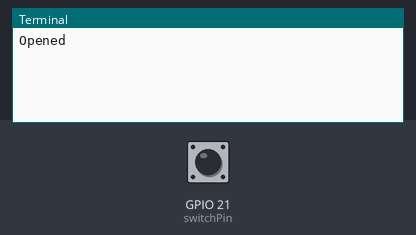
Bench run of a program on a simulated Raspberry Pi (BCM pin numbers). Parts: the last lines printed to the terminal. Inputs (shaded band) come from the test bench; at power-on: GPIO 21 (switchPin) HIGH.

Above: at 1.2 s.
1.3 s: GPIO 21 (switchPin) pulled LOW for 0.15 s
At 1.46 s:
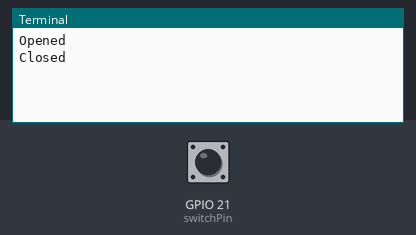
At 2.1 s:
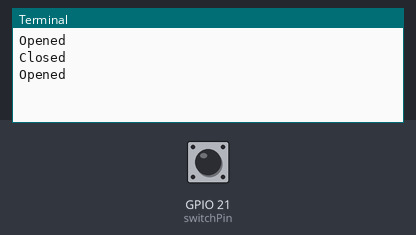

Measured:
- after the input at 1.3 s, the terminal: prints a new line at once (image 1)

The program:

main.py
```python
import RPi.GPIO as GPIO
import time

# Define pin
switchPin = 21

# Pin Setup
GPIO.setmode(GPIO.BCM)
GPIO.setup(switchPin, GPIO.IN, pull_up_down=GPIO.PUD_UP)

# Pin State Setup
prevState = 'Unknown'
state = 'Unknown'

try:
    while 1:
        prevState = state

        if GPIO.input(switchPin): # Switch is released
            state = 'Opened'
        else: # Switch is connected
            state = 'Closed'

        if prevState!=state:
            print(state)
            # Additional function coming to write current state to JSON file for API

        time.sleep(0.1)
except KeyboardInterrupt: # Clean Exit
    GPIO.cleanup() # Cleanup all GPIO

except Exception as e: # Catch Errors
    print(e)
```
